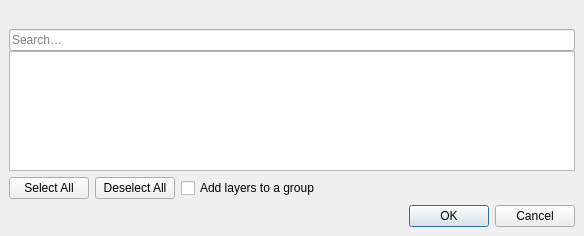
<?xml version="1.0" encoding="UTF-8"?>
<ui version="4.0">
 <class>QgsProviderSublayersDialogBase</class>
 <widget class="QDialog" name="QgsProviderSublayersDialogBase">
  <property name="geometry">
   <rect>
    <x>0</x>
    <y>0</y>
    <width>584</width>
    <height>236</height>
   </rect>
  </property>
  <property name="windowTitle">
   <string>Select Layers to Load</string>
  </property>
  <layout class="QGridLayout">
   <property name="leftMargin">
    <number>9</number>
   </property>
   <property name="topMargin">
    <number>9</number>
   </property>
   <property name="rightMargin">
    <number>9</number>
   </property>
   <property name="bottomMargin">
    <number>9</number>
   </property>
   <property name="spacing">
    <number>6</number>
   </property>
   <item row="0" column="0">
    <widget class="QLabel" name="mLblFilePath">
     <property name="toolTip">
      <string>Current file source</string>
     </property>
     <property name="wordWrap">
      <bool>true</bool>
     </property>
     <property name="textInteractionFlags">
      <set>Qt::TextSelectableByMouse</set>
     </property>
    </widget>
   </item>
   <item row="5" column="0">
    <widget class="QDialogButtonBox" name="mButtonBox">
     <property name="orientation">
      <enum>Qt::Horizontal</enum>
     </property>
     <property name="standardButtons">
      <set>QDialogButtonBox::Cancel|QDialogButtonBox::Ok</set>
     </property>
    </widget>
   </item>
   <item row="4" column="0">
    <layout class="QHBoxLayout" name="horizontalLayout">
     <item>
      <widget class="QPushButton" name="mBtnSelectAll">
       <property name="text">
        <string>Select All</string>
       </property>
      </widget>
     </item>
     <item>
      <widget class="QPushButton" name="mBtnDeselectAll">
       <property name="text">
        <string>Deselect All</string>
       </property>
      </widget>
     </item>
     <item>
      <widget class="QCheckBox" name="mCbxAddToGroup">
       <property name="text">
        <string>Add layers to a group</string>
       </property>
      </widget>
     </item>
     <item>
      <spacer name="horizontalSpacer">
       <property name="orientation">
        <enum>Qt::Horizontal</enum>
       </property>
       <property name="sizeHint" stdset="0">
        <size>
         <width>40</width>
         <height>20</height>
        </size>
       </property>
      </spacer>
     </item>
    </layout>
   </item>
   <item row="2" column="0">
    <layout class="QVBoxLayout" name="verticalLayout">
     <property name="spacing">
      <number>0</number>
     </property>
     <property name="bottomMargin">
      <number>0</number>
     </property>
     <item>
      <widget class="QgsFilterLineEdit" name="mSearchLineEdit">
       <property name="placeholderText">
        <string>Search…</string>
       </property>
      </widget>
     </item>
     <item>
      <widget class="QTreeView" name="mLayersTree">
       <property name="selectionMode">
        <enum>QAbstractItemView::ExtendedSelection</enum>
       </property>
       <property name="selectionBehavior">
        <enum>QAbstractItemView::SelectRows</enum>
       </property>
       <property name="sortingEnabled">
        <bool>false</bool>
       </property>
      </widget>
     </item>
    </layout>
   </item>
  </layout>
 </widget>
 <layoutdefault spacing="6" margin="11"/>
 <customwidgets>
  <customwidget>
   <class>QgsFilterLineEdit</class>
   <extends>QLineEdit</extends>
   <header>qgsfilterlineedit.h</header>
  </customwidget>
 </customwidgets>
 <tabstops>
  <tabstop>mSearchLineEdit</tabstop>
  <tabstop>mLayersTree</tabstop>
  <tabstop>mBtnSelectAll</tabstop>
  <tabstop>mBtnDeselectAll</tabstop>
  <tabstop>mCbxAddToGroup</tabstop>
 </tabstops>
 <resources/>
 <connections/>
</ui>
